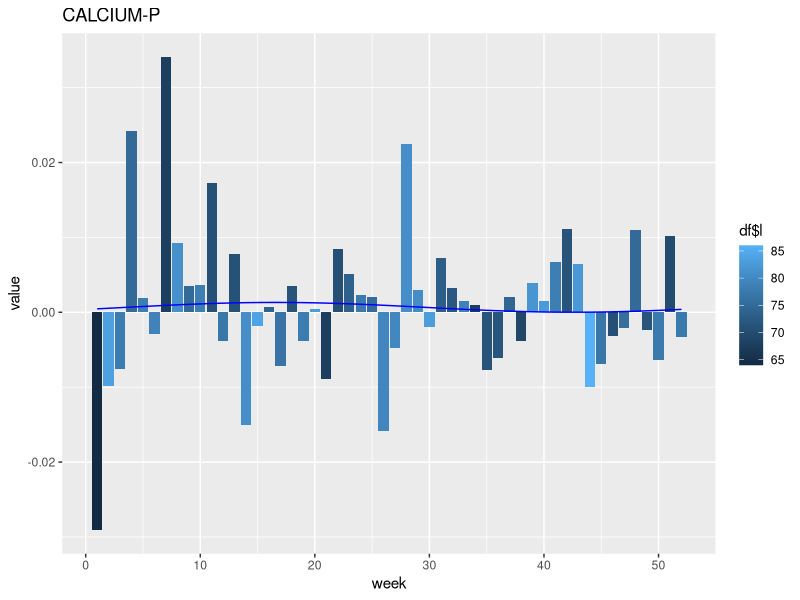
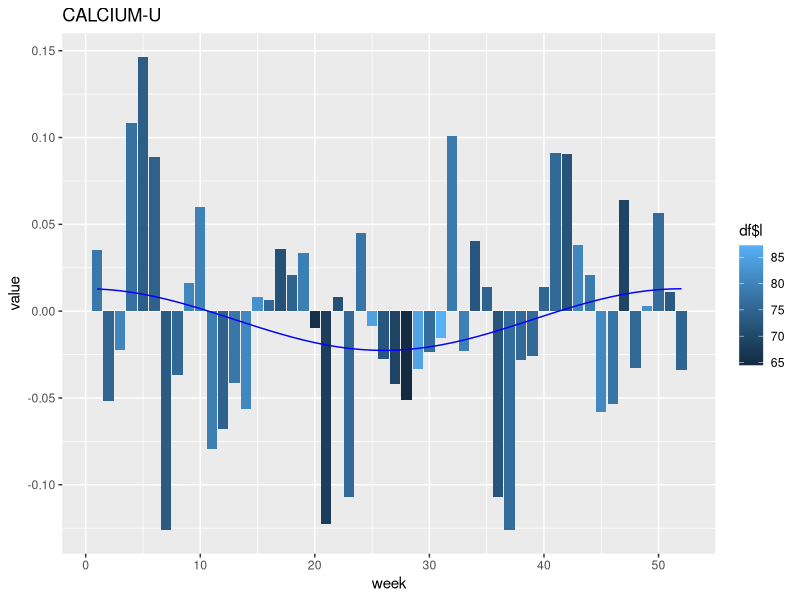
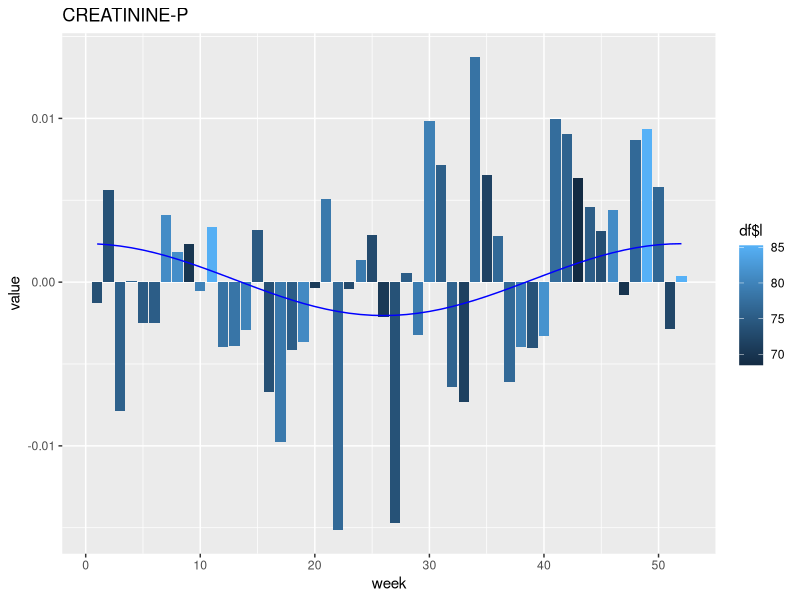
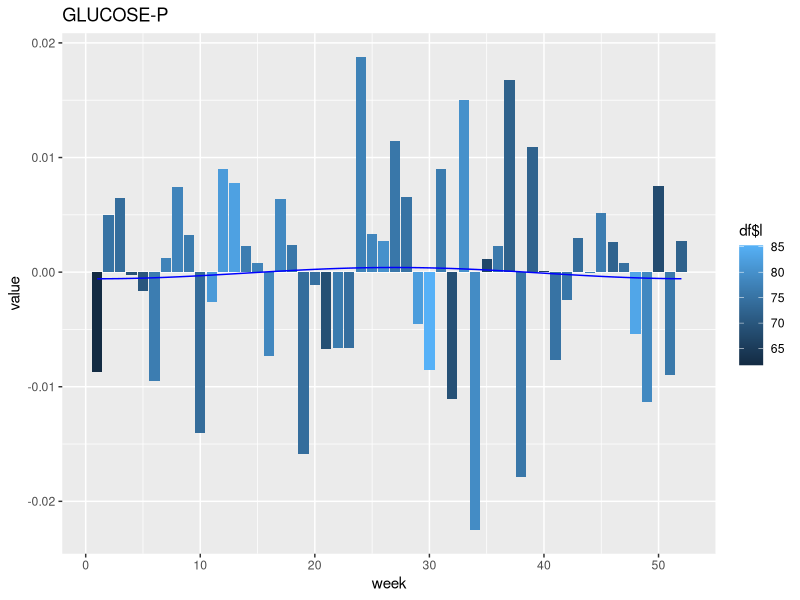
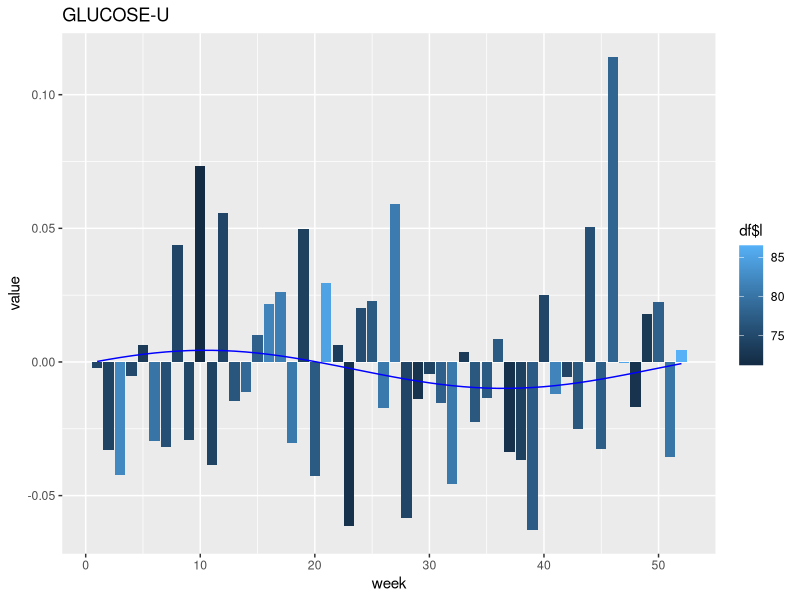
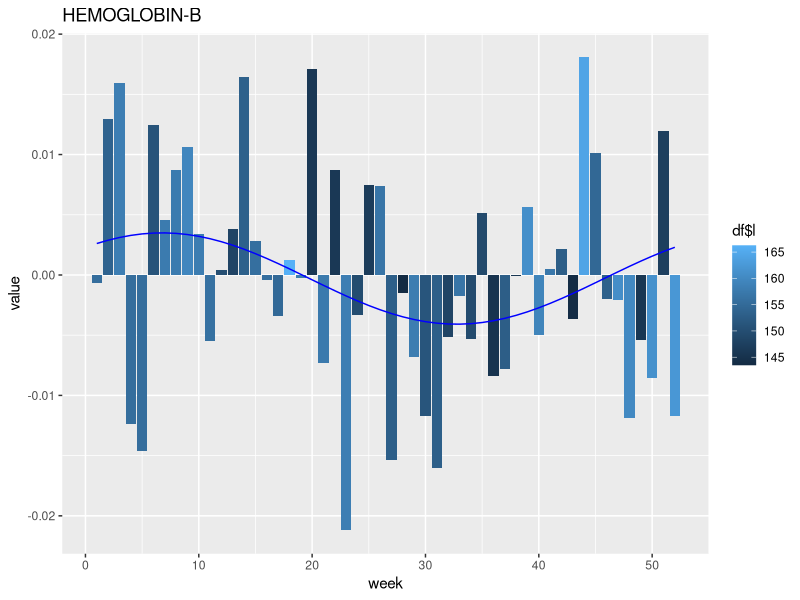
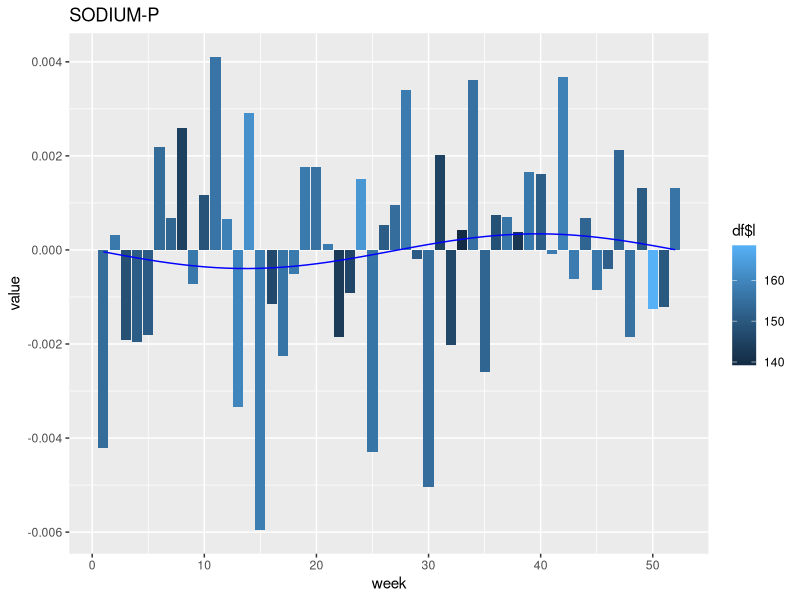
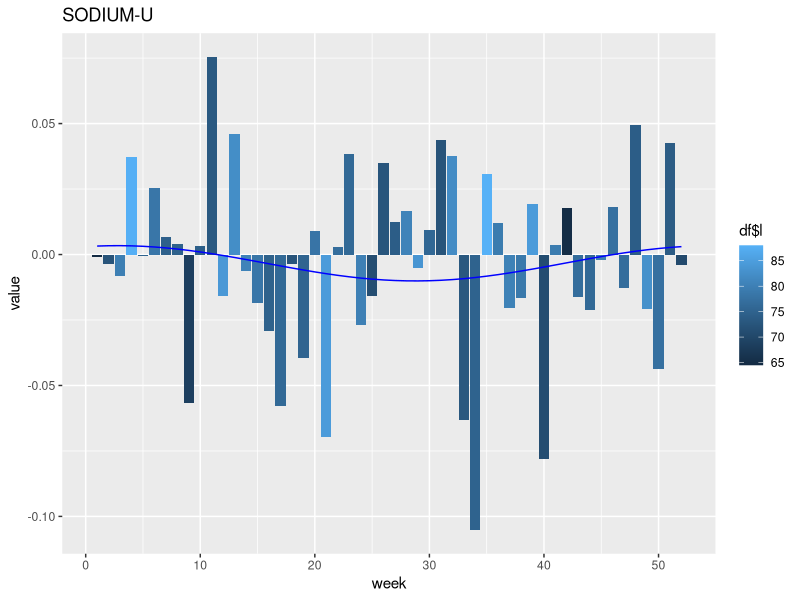

Source code (R) for these figures, in order:
### this script is intended for generic protocol use only and makes use of a dummy data set -- last updated December 1st, 2023
### by Victorine Muse

##this step takes in one of the interim data sets from step 2 and fits the data seasonally by week-year (can be changed to month-year) 

library(minpack.lm)
library(data.table)
library(ggplot2)
#library(nlstools)

setwd("~/Desktop/Lab_data_processing/adjust_by_season/interim_files")

##this is an example of one of the research questions, can be modified for mortality tests or other

data= fread('all_tests_together.tsv')

#use if subsetting to 2012-2015 inclusive
data= subset(data, data$date_only >= '2012-01')
data=subset(data, data$date_only <'2016-01')

labData= data ###save full version for reference

labData$week= substr(labData$date_only, nchar(labData$date_only)-1, nchar(labData$date_only))
labData$week= as.numeric(labData$week)
labData= subset(labData, labData$week <53) #remove random 53 week years, not conistent 

labLengths= fread('week_lengths_all_together.tsv')
labLengths$week= substr(labLengths$date_only, nchar(labLengths$date_only)-1, nchar(labLengths$date_only))
labLengths$week= as.numeric(labLengths$week)
labLengths= subset(labLengths, labLengths$week < 53) #remove incomplete week 53

#use if subsetting to 2012-2015 inclusive
labLengths = subset(labLengths, labLengths$date_only >= '2012-01')
labLengths =subset(labLengths, labLengths$date_only <'2016-01')

labLengths_check= labLengths[,2:length(colnames(labLengths))]

lab_cts= labLengths

for (i in 2:length(colnames(labData))-1){
  for (j in 1:length(rownames(labData))){
    
    if (labLengths[j, ..i]<50){ ###this is a choice of threhold based on your data set, ie at least 50 unique tests per week required to be included
      labData[j, i]= NA
    }
  }
}

labLengths= melt(labLengths_check, id= 'week')

labLengths$value[which(labLengths$value <50)]=0
#labLengths$value= as.numeric(labLengths$value)
require(reshape2)

#### a weight function was defined that distributes weight based on # of tests. This is important to remove bias from holidays or summer where only really sick patients are examined
lab_len_wts= as.data.frame(xtabs(value ~ week + variable, data= labLengths))

lab_len_wts= dcast(lab_len_wts, week~variable, value.var= 'Freq')
labLengths = dcast(labLengths, week~variable, value.variable= 'value', fun= mean)

sums= colSums(lab_len_wts[2:length(colnames(lab_len_wts))])

for (i in 2:length(colnames(lab_len_wts))){
  
  labLengths_check[,i-1]=labLengths_check[,..i-1]/sums[[i-1]]
}

labData_check= labData[,2:length(colnames(labData))]

subcheck= melt(labData_check, id= 'week')
subcheck= subcheck[complete.cases(subcheck),]
subcheck = dcast(subcheck, week~variable, drop = F, value.variable= 'value', fun= mean)

pdf("Print_boxes_together_2012_2015.pdf") #open a pdf document for predicted value printing, if desired 

time= seq(1,52)

labData= labData


f= function(A,x,offset, height){
  A*cos(2*pi*(x-offset)/52) + height
}


length=length(colnames(subcheck))

plot_stats= data.frame(matrix(ncol = 7, nrow = length(colnames(labData))-2))
colnames(plot_stats)= c('test','Amplitude','A_pval', 'offset', 'offset_pval', "height", 'h_pval')

for (i in 2:length){
  
  
  if (sum(is.na(labData[,..i]))<100){ ###make sure ~50% of weeks have data to avoid possible convergence 
    value= labData[,..i]
    
    j = length(colnames(labData))
    
    l= labLengths[,i]
    y= labData[,..i]
    x= labData$week
    
    test_name= colnames(y)
    
    df <- data.frame(x,y)
    
    y=as.data.frame(y)
    
    idx=!(is.na(y[,1]))
    
    if(sd(y[idx,1])!= 0){
      df <- data.frame(x,y)
      colnames(df)= c('x','y')
            
      wts= labLengths_check[,..i-1]
      
      # access the fitted series (for plotting)
      fit_all = nls(y ~f(A, x, offset, height), data= df, start = list(A=.01, offset= 5, height= .01), control = list(maxiter = 50000, minFactor=1/2000, warnOnly=T), algorithm = "port", weights= unlist(wts), lower= c(-1,0,-1), upper= c(1,52,1))
            
      # find predictions for original time series
      pred_all <- predict(fit_all, newdata=data.frame(Time=time)) ##this data can be saved iteratively if desired, or else calculated again with fitted parameters
            
      fits= coef(summary(fit_all))

      #selected paramters saved, additional statistical parameters can be retrieved at this step as needed/ desired 
      plot_stats$test[i-1]= colnames(labData)[i]
      plot_stats$Amplitude[i-1]= fits[1,1]
      plot_stats$A_pval[i-1]= fits[1,4]
      plot_stats$offset[i-1]= fits[2,1]
      plot_stats$offset_pval[i-1]= fits[2,4] 
      plot_stats$height[i-1]= fits[3,1]
      plot_stats$h_pval[i-1]= fits[3,4]
  
  value= subcheck[,i]
  week= as.numeric(as.character(subcheck$week))
  df <- data.frame(week,value,l)
  
  colnames(df)= c('week', 'value', 'l')
  test_name= colnames(subcheck)[i]
    
  p= ggplot(data= df, aes(x= week, y = value)) + geom_bar(stat='identity',aes(fill=df$l)) + ggtitle(test_name) +geom_line(aes(x=c(1:52), y = pred_all[1:52]), col = 'blue')
  print(p) #print predicted values for later data exploration
  
}}}

dev.off()

plot_stats= plot_stats[complete.cases(plot_stats),]

plot_stats$A_pval= p.adjust(plot_stats$A_pval, method= 'fdr') #if multiple test correcting, method can be altered
plot_stats$offset_pval= p.adjust(plot_stats$offset_pval, method= 'fdr')
plot_stats$h_pval= p.adjust(plot_stats$h_pval, method= 'fdr')

plot_stats$sig= 'no' #give easy label for filtering for seasonality later , here just looking at Amplitude and offset as a starting point
plot_stats$sig[which(plot_stats$A_pval<0.05)]='yes' #can vary on what parameter(s) you care about 
plot_stats$sig[which(plot_stats$offset_pval<0.05)]='yes' #can vary on what parameter(s) you care about 

#save full data table of  parameter fits for further analysis
write.table(plot_stats, file='all_stats_together_2012_2015.tsv', quote=FALSE, sep='\t', row.names=FALSE)
